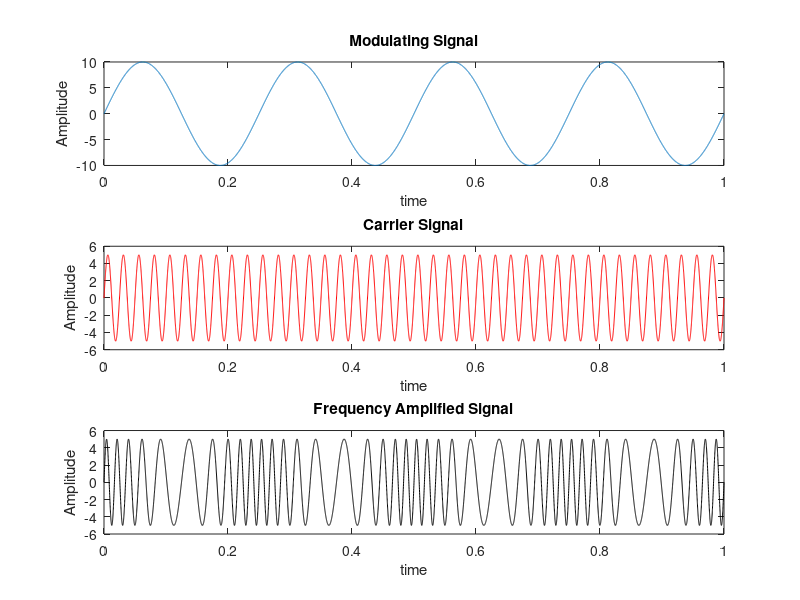

Recreate this plot in MATLAB.
clc;
close all;
clear all;
V_m = 10;
V_c = 5;
f_m = 4;
f_c = 40;
phi_m = 0;
phi_c = 0;
m_f = 5;
t = 0: 0.0001: 1;
modulating_signal = V_m.*sin(2.*pi.*f_m.*t + phi_m);
carrier_signal = V_c.*sin(2.*pi.*f_c.*t + phi_c);
frequency_amplified_signal = V_c.*sin(2.*pi.*f_c.*t + m_f.*sin(2.*pi.*f_m.*t));
subplot(3,1,1);
plot (t, modulating_signal);
title('Modulating Signal');
xlabel('time');
ylabel('Amplitude');
subplot(3,1,2);
plot (t, carrier_signal,'red');
title('Carrier Signal');
xlabel('time');
ylabel('Amplitude');
subplot(3,1,3);
plot (t, frequency_amplified_signal,'black');
title('Frequency Amplified Signal');
xlabel('time');
ylabel('Amplitude');